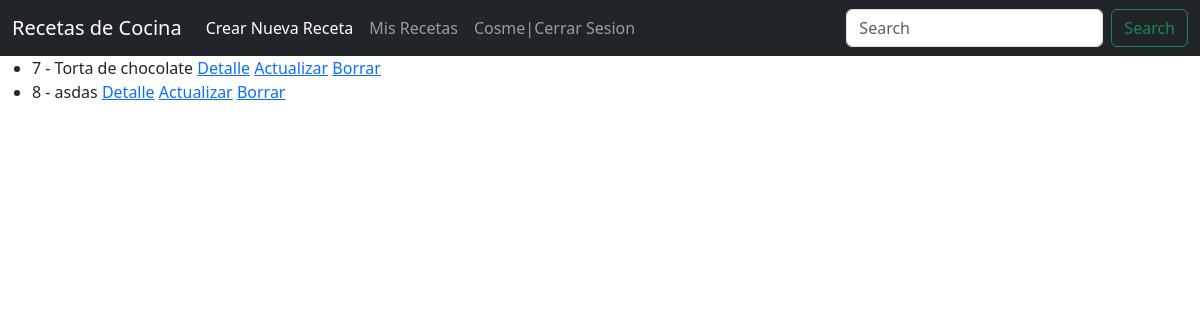
Page /receta/list/ (signed in) on the committed database.
### AppRecetas/models.py (models this page shows)
class Receta(models.Model):
    nombre_receta = models.CharField(max_length=30)
    descripcion_breve_receta = models.CharField(max_length=100)
    lista_de_ingredientes = models.CharField(max_length=100)
    pasos_a_seguir = models.CharField(max_length=100)
    publisher = models.ForeignKey(to=User, on_delete = models.CASCADE, related_name="publisher")
    def __str__(self):
        return f"{self.id} - {self.nombre_receta}"

### AppRecetas/views.py (the view)
# urls.py: path('receta/list/', RecetaList.as_view(), name="receta-list"),
class RecetaList(ListView):
    model = Receta

### AppRecetas/templates/AppRecetas/receta_list.html
{% extends "AppRecetas/base.html" %}
{% block main %}<ul>
    <h1> Lista de Recetas </h1>
    {% for post in object_list %}
    <li>
        {{post}}
        <a href="{% url 'receta-detail' post.id %}" > Detalle</a>
        {% if user.is_authenticated %}
            <a href="{% url 'receta-update' post.id %}" > Actualizar</a>
            <a href="{% url 'receta-delete' post.id %}" > Borrar</a>
        {% endif %}
    </li>
    {% endfor %}
    </ul>
{% endblock %}

### AppRecetas/templates/AppRecetas/base.html (shortened to what this page needs)
<!DOCTYPE html>
<html lang="en">
  <head>
    {% load static %}
<link href="{% static 'SocialTravel/css/bootstrap.min.css' %}" rel="stylesheet">
    <link href="{% static 'SocialTravel/css/carousel.css' %}" rel="stylesheet">
  </head>
  <body>
<header>
  <nav class="navbar navbar-expand-md navbar-dark fixed-top bg-dark">
    <div class="container-fluid">
      <a class="navbar-brand" href="{% url 'index' %}">Recetas de Cocina</a>
      <div class="collapse navbar-collapse" id="navbarCollapse">
        <ul class="navbar-nav me-auto mb-2 mb-md-0">
          <li class="nav-item">
            <a class="nav-link active" aria-current="page" href="{% url 'receta-create' %}">Crear Nueva Receta</a>
          </li>
          <li class="nav-item">
            <a class="nav-link" href="{% url 'receta-list' %}">Mis Recetas</a>
          </li>
          {% if user.is_authenticated %}
            <li class="nav-item">
              <a class="nav-link" href="{% url 'logout' %}">{{user.username}}|Cerrar Sesion</a>
            </li>
          {% endif %}
        </ul>
        <form class="d-flex">
          <input class="form-control me-2" type="search" placeholder="Search" aria-label="Search">
          <button class="btn btn-outline-success" type="submit">Search</button>
        </form>
      </div>
    </div>
  </nav>
</header>
{% block main %}
{% endblock %}
</body></html>

### rows in the picture
Receta: id+nombre_receta "7 - Torta de chocolate"
Receta: id+nombre_receta "8 - asdas"

### other values in the picture
{{ user.username }} "Cosme"
